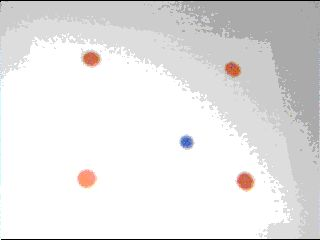
#> input picture vision/calibration_test_img1.jpg, 320 x 240 px, given in place of the camera
$ python tracker_test.py
#> lines starting #> are read from the running program, lines starting #| are printed output that depends on the picture; after the words box and inside, x2 and y2 are one past the last pixel; in counts of white or black regions, pixels touching at a corner belong together
### vision/tracker.py
"""
Class for visually tracking something.

"""

################################################# DEPENDENCIES

from __future__ import division
import numpy as np
import numpy.linalg as npl

from collections import deque
import time
import cv2

################################################# MAIN CLASS

class Tracker:

    def __init__(self, cam, Hinv=None, dsf=4, hsv_min=[110, 100, 100], hsv_max=[130, 255, 255], tightness=8, est='obs', L=[15, 11]):
        """
        cam: cv2 capture object of the camera to be used.

        Hinv: Transformation from pixel coordinates to world coordinates.
              If left at default (None) then this tracker will run a
              calibration routine.

        dsf: Downsampling factor (frame is downsampled before processing).

        hsv_*: Thresholds in HSV color space (default blue).

        tightness: Inversely proportional to region of interest,
                   used for filtering the first threshold mask.

        est: Method for state estimation filtering. Can be 'obs'
             (zero-accel Luenberger observer with gains L) or
             'avg' (running average over L points).
             NOTE: if computer is slow, observer can go unstable.

        L: [position filtering param, velocity filtering param]
           See est description.

        """
#> called with Hinv = array of shape (3, 3), dsf = 4, tightness = 8, est = 'obs'
        self.cam = cam
        self.set_thresholds(hsv_min, hsv_max, tightness)
        self.dsf = dsf

        self.frame = self.cam.read()[1]
#> self.frame is the input picture: shape (240, 320, 3); mean B, G, R 228.5, 228.7, 229.7
        self.target_found = False
        self.last_centroid = np.zeros(2)

        self.last_position = np.zeros(2)
        self.last_time = time.time()
        self.L = np.array(L)

        if est == 'avg':
            self.state_est = self.state_est_average  # L=[3, 2] is good for this
            self.position_stack = deque([np.zeros(2)] * self.L[0])
            self.position_sum = np.zeros(2)
            self.velocity_stack = deque([np.zeros(2)] * self.L[1])
            self.velocity_sum = np.zeros(2)
        elif est == 'obs':
            self.state_est = self.state_est_observer  # L=[15, 10] is good for this
            self.last_velocity = np.zeros(2)
        else:
            raise ValueError("Unsupported state estimation method requested.")

        if np.any(Hinv):
            self.Hinv = Hinv
            self.H = npl.inv(Hinv)
        else:
            self.calibrate()


    def get_target(self):
        """
        Returns array with target state in world ([px, py, vx, vy], timestamp).

        """
        # Get current frame
        ret, self.frame = self.cam.read()

        # Downsample the frame by a factor of dsf and store its size
        dsframe = cv2.resize(self.frame, dsize=None, fx=1/self.dsf, fy=1/self.dsf)
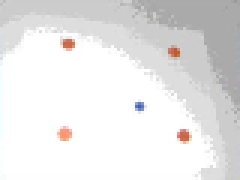
#> dsframe: shape (60, 80, 3) (shown 3 times larger); mean B, G, R 230.3, 230.6, 231.5
        size = np.shape(dsframe)
#> size = (60, 80, 3)

        # Convert BGR to HSV color space
        hsv = cv2.cvtColor(dsframe, cv2.COLOR_BGR2HSV)
#> hsv: shape (60, 80, 3); mean H, S, V 9.6, 2.3, 231.9

        # Threshold to produce binary mask
        mask = cv2.inRange(hsv, self.hsv_min, self.hsv_max)
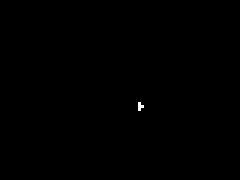
#> mask: shape (60, 80) (shown 3 times larger); 0.08% white in thin lines or dots, all inside (x1, y1, x2, y2) = (46, 34, 48, 37)
        cv2.imshow('pre mask', mask) # FOR DEBUG

        # Compute preliminary centroid as centroid of whole image
        M = cv2.moments(mask)
#> M = moments, m00 1020, centre m10/m00, m01/m00 = (46.25, 35)
        if not np.isclose(M['m00'], 0):
            pre_centroid = np.array([M['m10']/M['m00'], M['m01']/M['m00']])
#> pre_centroid = [46.25, 35]
        else:
            pre_centroid = self.last_centroid

        # Compute region of interest around preliminary centroid
        radius = max(size) / self.tightness
#> radius = 10

        # Re-threshold mask based on if pixels are in region of interest
        for x in xrange(size[1]):
            for y in xrange(size[0]):
                # For each true pixel
                if mask[y, x]:
                    # Compute distance to preliminary centroid
                    dist = npl.norm([x, y] - pre_centroid)
                    # If out of region of interest
                    if dist > radius:
                        # Revoke trueness
                        mask[y, x] = 0
        cv2.imshow('final mask', mask) # FOR DEBUG

        # Recompute weighted mask's centroid
        M = cv2.moments(mask)
        if not np.isclose(M['m00'], 0):
            centroid = self.dsf * np.array([M['m10']/M['m00'], M['m01']/M['m00']])
#> centroid = [185, 140]
            self.last_centroid = centroid
#> self.last_centroid = [185, 140]
            self.target_found = True
        else:
            centroid = self.last_centroid
            self.target_found = False

        # Convert pixel coordinates to world coordinates for position sensed by camera
        homog = self.Hinv.dot(np.concatenate((centroid, [1])))
#> homog = [185, 140, 1]
        p_sen = np.array([homog[0]/homog[2], homog[1]/homog[2]])
#> p_sen = [185, 140]
        t = time.time()

        # Finite difference for velocity sensed by camera
        dt = t - self.last_time
        v_sen = (p_sen - self.last_position) / dt
#> v_sen = [24620.7, 18631.9]

        # State estimation to get filtered p and v
        p, v = self.state_est(p_sen, v_sen, dt)
#> in state_est_observer, `pdot = self.last_velocity + self.L[0] * (p_sen - p_expected)`: pdot = [2775, 2100]
#> in state_est_observer, `p = self.last_position + pdot*dt`: p = [20.85, 15.78]
#> in state_est_observer, `vdot = self.L[1] * (v_sen - self.last_velocity)`: vdot = [270827.8, 204950.8]
#> in state_est_observer, `v = self.last_velocity + vdot*dt`: v = [2035, 1540]
#> p = [20.85, 15.78]; v = [2035, 1540]
        self.last_position = p
#> self.last_position = [20.85, 15.78]
        self.last_time = t

        # Draw onto frame for visualization if desired
        cv2.circle(self.frame, (int(centroid[0]), int(centroid[1])), 5, (0, 0, 255), -1)
#> self.frame: shape (240, 320, 3); 0.11% of pixels changed, all inside (x1, y1, x2, y2) = (180, 135, 191, 146)
        cv2.line(self.frame, (int(centroid[0]), int(centroid[1])),
                 (int(centroid[0] - 0.25*v[0]), int(centroid[1] + 0.25*v[1])), (0, 0, 255), 5)
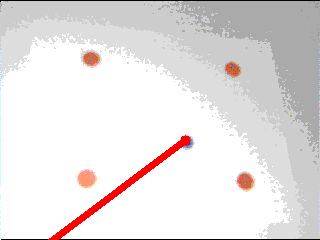
#> self.frame: shape (240, 320, 3); mean B, G, R 224.7, 225, 229.9

        # Return vector of full target state, coupled with a timestamp
        return (np.concatenate((p, v)), t)


    # [17 lines left out: function state_est_average, not called in this run]


    def state_est_observer(self, p_sen, v_sen, dt):
        """
        Zero-accel Luenberger observer to use sensor
        estimates (camera-determined p_est and v_est)
        to define the rate of change of the final
        states p and v (which are returned). If there
        were an IMU on the target, you could use that
        for accel prediction and it would be REALLY good.

        """
        p_expected = self.last_position + self.last_velocity * dt
        pdot = self.last_velocity + self.L[0] * (p_sen - p_expected)
        p = self.last_position + pdot*dt

        vdot = self.L[1] * (v_sen - self.last_velocity)
        v = self.last_velocity + vdot*dt
        self.last_velocity = v

        return (p, v)


    def set_thresholds(self, hsv_min, hsv_max, tightness):
        """
        Sets minimum and maximum thresholds in [hue, saturation, value]
        color space and sets the tightness (fraction of image size) for
        computing the radius of interest around the preliminary centroid.
        This function is provided in case you want to do dynamic thresholding.

        """
        self.hsv_min = np.array(hsv_min)
        self.hsv_max = np.array(hsv_max)
        self.tightness = tightness


    # [107 lines left out: function calibrate, not called in this run]

### vision/tracker_test.py
from __future__ import division
import numpy as np
import cv2

from tracker import Tracker


cam = cv2.VideoCapture(0)
puck = Tracker(cam, Hinv=np.eye(3))
# puck = Tracker(cam, est='avg', L=[3, 2])


last_puck_state = [0, 0, 0, 0]
print("Press escape to quit!")

while(1):

	puck_state, puck_timestamp = puck.get_target()
#> puck_state = [20.85, 15.78, 2035, 1540]; puck_timestamp = 1.8e+09

	# if not np.allclose(np.round(puck_state, 1), np.round(last_puck_state, 1)):
	# 	last_puck_state = puck_state
	# 	print np.round(puck_state, 1)

	cv2.imshow('puck tracker frame', puck.frame)

	k = cv2.waitKey(5) & 0xFF
#> (key Esc is pressed here)
	if k == 27:
		break

cv2.destroyAllWindows()


# [20 lines of commented-out code are left out]

$ run again, on vision/calibration_test_img2.jpg
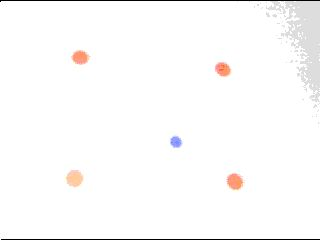
#> input picture vision/calibration_test_img2.jpg, 320 x 240 px, given in place of the camera
#> in __init__, self.frame is the input picture: shape (240, 320, 3); mean B, G, R 250.4, 250.7, 251.5
#> hsv: shape (60, 80, 3); mean H, S, V 3.1, 1.4, 253.7
#> mask: shape (60, 80); 0.04% white in thin lines or dots, all inside (x1, y1, x2, y2) = (43, 35, 45, 36)
#> M = moments, m00 510, centre m10/m00, m01/m00 = (43.5, 35)
#> pre_centroid = [43.5, 35]
#> centroid = [174, 140]
#> homog = [174, 140, 1]
#> p_sen = [174, 140]
#> v_sen = [25423.6, 20455.7]
#> pdot = [2610, 2100]
#> in state_est_observer, `p = self.last_position + pdot*dt`: p = [17.86, 14.37]
#> vdot = [279659.2, 225013.2]
#> in state_est_observer, `v = self.last_velocity + vdot*dt`: v = [1914, 1540]
#> in get_target, `p, v = self.state_est(p_sen, v_sen, dt)`: p = [17.86, 14.37]; v = [1914, 1540]
#> self.last_position = [17.86, 14.37]
#> in get_target, `cv2.line(self.frame, (int(centroid[0]), int(centroid[1])), (int(centro..`:
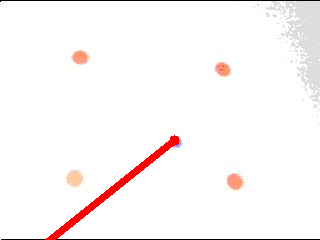
#> self.frame: shape (240, 320, 3); mean B, G, R 246.6, 247, 251.6
#> puck_state = [17.86, 14.37, 1914, 1540]; puck_timestamp = 1.8e+09
